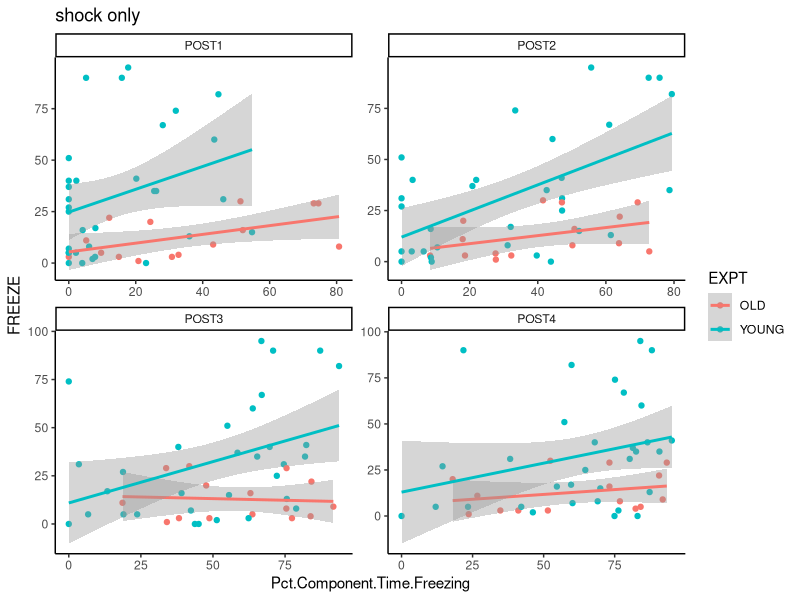
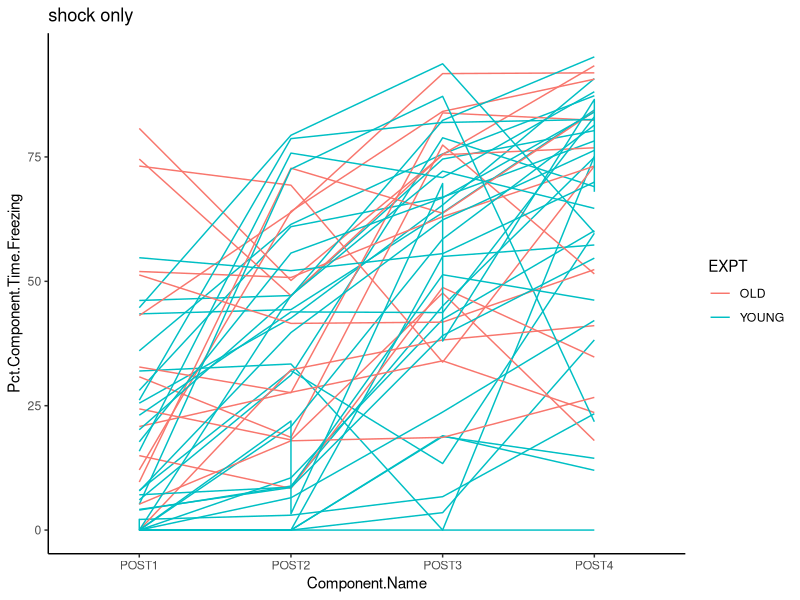
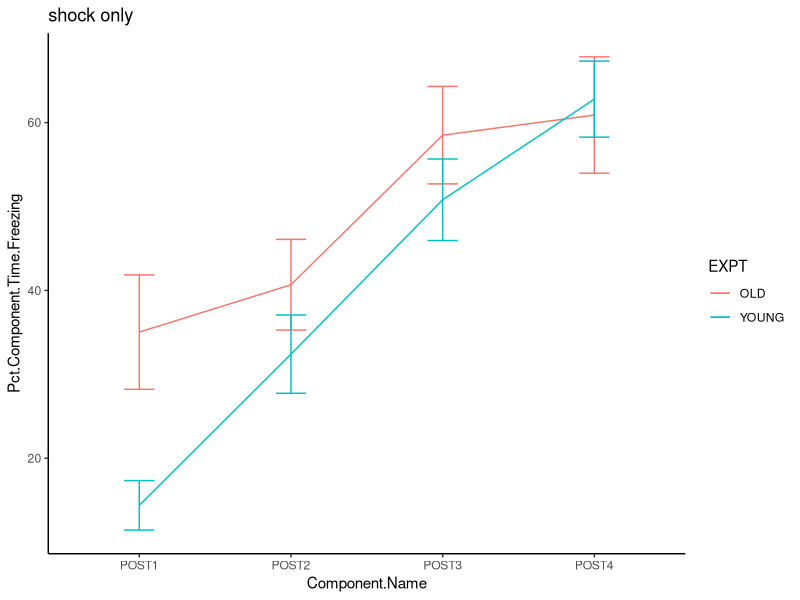
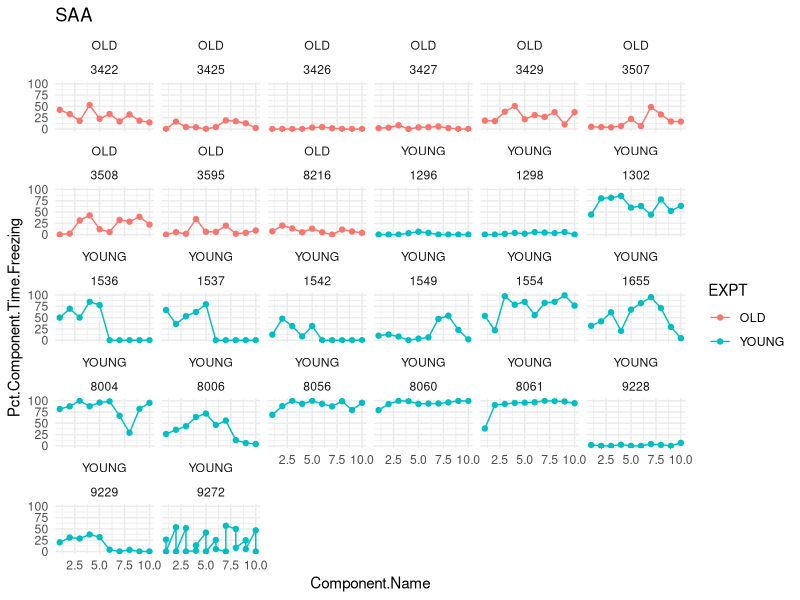
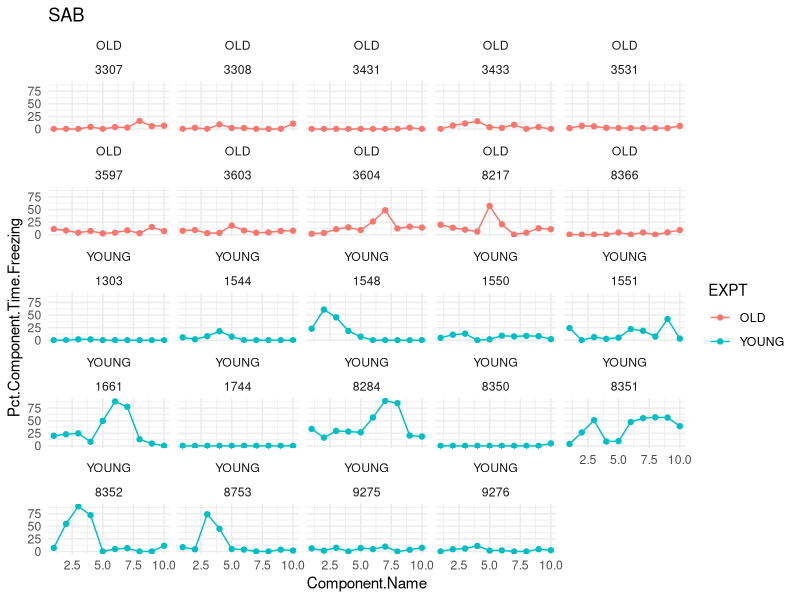
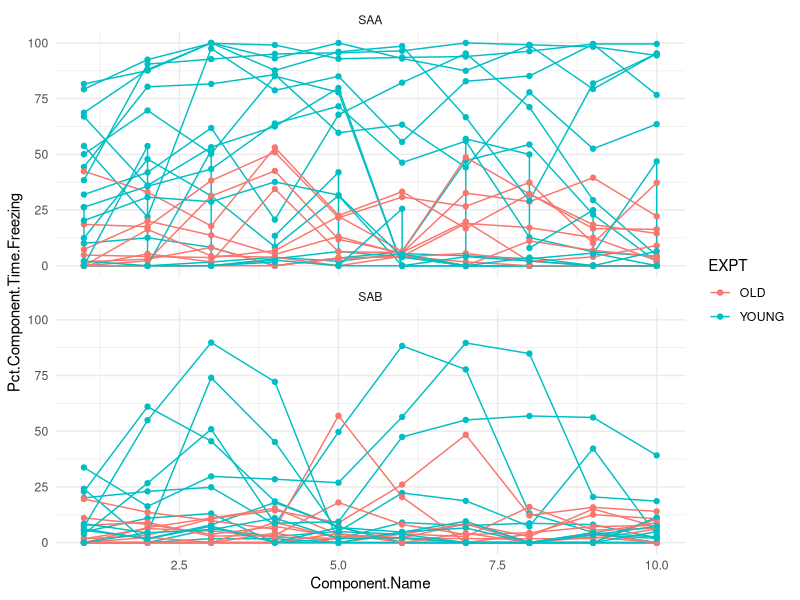
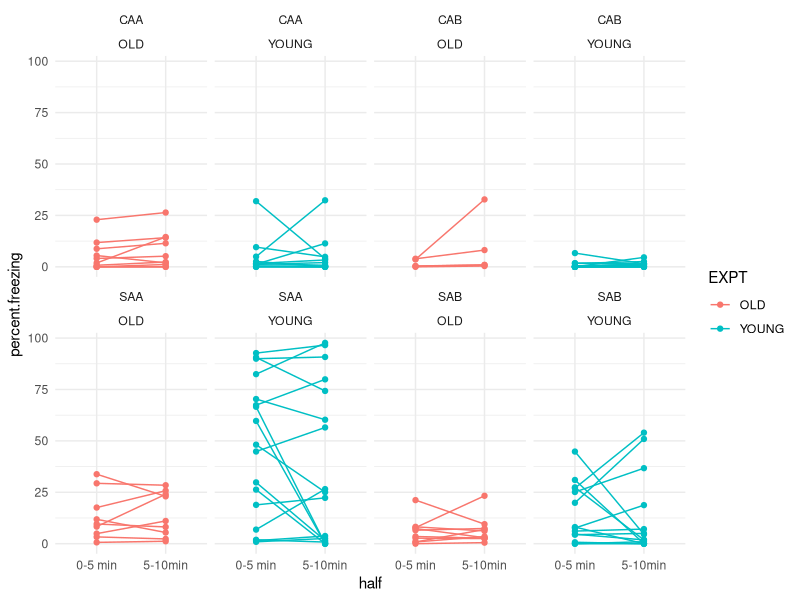

Recreate these plots in R, in order.
## ---- chunk 1

library(reshape2)
library(ggplot2)
library(dplyr)
library(tidyr)
library(broom)

fc_data = read.csv("AGE10-16 FC.csv", header=T) # source

fc_data0 = fc_data # back up
fc_data$ID = fc_data$Animal # rename to merge

animal_details = read.csv("animal_details4.csv")
fc_data = merge(fc_data, animal_details, by="ID") # merge

# cast components wide
fc_data2 = dcast(fc_data, ID + Group + Box ~ Component.Name, value.var = "Pct.Component.Time.Freezing")
fc_data2 = merge(fc_data2, animal_details, by="ID")

attach(fc_data)
attach(fc_data2)

## ---- chunk 2

shock_only = fc_data %>%
  filter(Component.Name == 'POST1' |
         Component.Name == 'POST2' |
         Component.Name == 'POST3' |
         Component.Name == 'POST4') %>%
  filter(VALENCE == 'SHOCK')

# Graph each component versus the final recall freezing
shock_only %>%
  ggplot(aes(Pct.Component.Time.Freezing, FREEZE, color=EXPT)) + geom_point() + facet_wrap(~Component.Name, scales="free") +
  stat_smooth(method=lm) + theme_classic() + ggtitle("shock only")

# Stats for the above
shock_only %>%
  group_by(EXPT, Component.Name) %>%
  do(tidy(lm(data=., formula = Pct.Component.Time.Freezing ~ FREEZE))) %>%
  filter(!term=="(Intercept)") %>%
  mutate(p.value = p.adjust(p.value, method="BH", n=8)) %>%
  mutate(sig = 
           case_when(
             p.value < 0.0005 ~ "***",
             p.value < 0.005 ~ "**", 
             p.value < 0.05 ~ "*"
           ))
  

# individual animals after each shock
shock_only %>%
  ggplot(aes(Component.Name, Pct.Component.Time.Freezing, group=ID, color=EXPT)) + geom_line() + theme_classic()  +
  ggtitle("shock only")

# average after each shock
shock_only %>%
  group_by(EXPT, VALENCE, ID, Component.Name) %>%
  ggplot() + aes(Component.Name, Pct.Component.Time.Freezing, group=EXPT, color=EXPT) +
  stat_summary(fun.y = "mean", geom="line") +
  stat_summary(fun.data = "mean_se", geom="errorbar", aes(width=0.2)) +
  theme_classic() + ggtitle("shock only")
  
## ---- chunk 3
rc_data = read.csv("AGE10-16 RC.csv", header = T)
rc_data0 = rc_data

rc_data$ID = rc_data$Animal
rc_data = merge(rc_data, animal_details, by="ID") # merge

# cast components wide
rc_data2 = dcast(rc_data, ID + Group + Box ~ Component.Name, value.var = "Pct.Component.Time.Freezing")
rc_data2 = merge(rc_data[1:13], animal_details, by="ID")


## ---- chunk 4
rc_shock = rc_data %>%
  filter(VALENCE=="SHOCK")

rc_shock %>%
  filter(GROUP=='SAA') %>%
  ggplot() + aes(Component.Name, Pct.Component.Time.Freezing, group=ID, color=EXPT) + 
  geom_line() + geom_point() + facet_wrap(EXPT~ID) + theme_minimal() + ggtitle("SAA")
rc_shock %>%
  filter(GROUP=='SAB') %>%
  ggplot() + aes(Component.Name, Pct.Component.Time.Freezing, group=ID, color=EXPT) + 
  geom_line() + geom_point() + facet_wrap(EXPT~ID) + theme_minimal() + ggtitle("SAB")

ggplot(rc_shock) + aes(Component.Name, Pct.Component.Time.Freezing, group=ID, color=EXPT) + 
  geom_line() + geom_point() + facet_wrap(~GROUP, ncol=1) + theme_minimal()

## ---- chunk 5

rc_data %>%
  mutate(half = ifelse(Component.Name < 6, "0-5 min", "5-10min")) %>%
  group_by(EXPT, GROUP, ID, half) %>%
  summarize(percent.freezing = mean(Pct.Component.Time.Freezing)) %>%
  # spread(half, a) %>%
  # mutate(diff = first - second) %>%
  ggplot() + aes(half, percent.freezing, group=ID, color=EXPT) + geom_line() + geom_point() + 
  facet_wrap(GROUP~EXPT, ncol=4) +
  theme_minimal()

# Determine whether the freezing went down between first and second half of the 10 minutes
# If the difference is more than 25% and goes down to less than 5%
ext.check = rc_data %>%
  mutate(half = ifelse(Component.Name < 6, "first", "second")) %>%
  group_by(EXPT, GROUP, ID, half) %>%
  summarize(percent.freezing = mean(Pct.Component.Time.Freezing)) %>%
  spread(half, percent.freezing) %>%
  mutate(was.ext = ifelse(((first - second) > 25) %% second < 5, 1, 0)) %>%
  group_by(ID) %>%
  select(c(ID, was.ext))
merge(rc_data, ext.check, by="ID")


